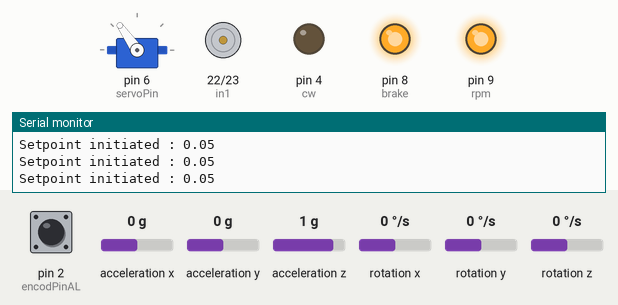
This sketch was run on a simulated Arduino Mega 2560, built with avr-gcc and run on an emulated ATmega2560. On the bench: servo, motor-driver pin pairs drawn as motors (green arrow = first pin HIGH = forward, orange = second pin HIGH = backward, longer = more drive, scaled by the enable pin), output pins drawn as LEDs (lit = HIGH), the last lines printed to the serial monitor. The inputs (shaded band) are chosen by the test bench; at power-on: acceleration y 0 g, acceleration x 0 g, acceleration z 1 g, pin 2 (encodPinAL) HIGH, rotation x 0 °/s, rotation y 0 °/s, rotation z 0 °/s.

Above: at 1.2 s.
1.3 s: acceleration y set to -0.2 g
At 2.6 s:
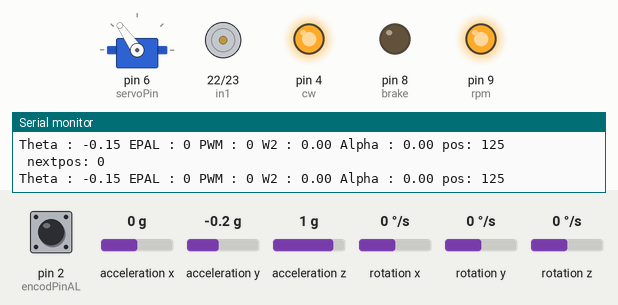
3.6 s: acceleration x set to -0.8 g
At 3.91 s:
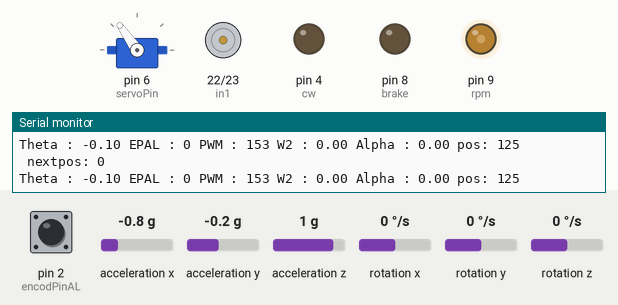
6.6 s: acceleration z set to -0.6 g
At 7.7 s:
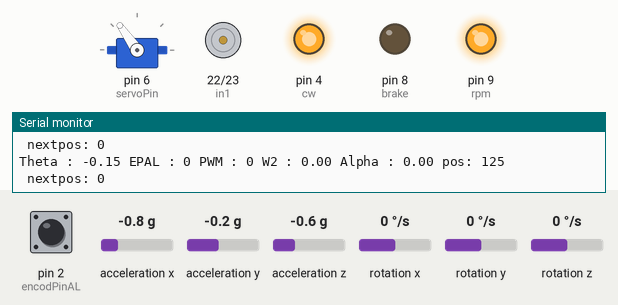
8.2 s: acceleration x set to -1.4 g
At 9.75 s:
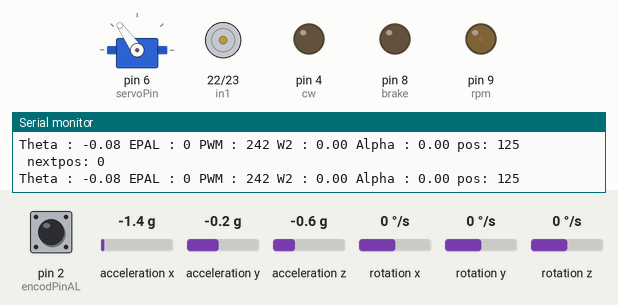
11.2 s: acceleration x set to 0.6 g
At 13.43 s:
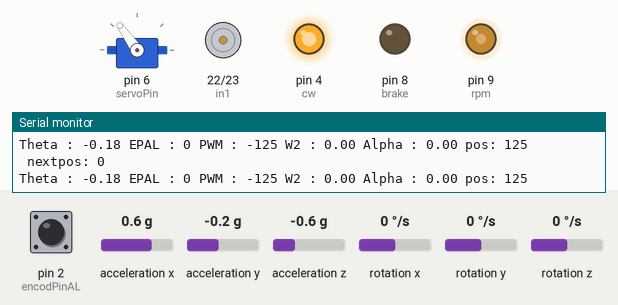
14.2 s: acceleration y set to 0 g
At 14.9 s:
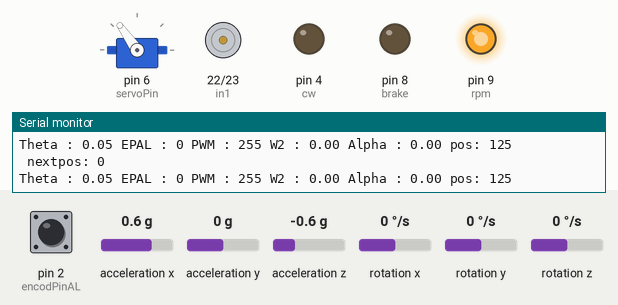
Timing chart, 0 to 18.2 s (numbered marks = the images above; inputs shaded):
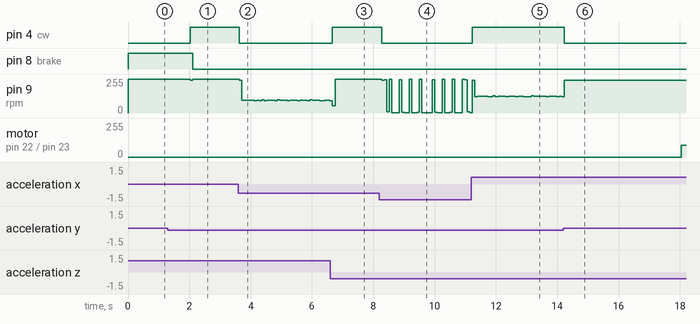

The sketch:

main.ino
```cpp
#include "Wire.h"
#include <MPU6050_light.h>
#include <math.h>
#include <Servo.h>

MPU6050 mpu(Wire);

float x = 0.0; // x is angle of the bot in degrees
float t2_w1 = 0.0;
float t2_w2 = 0.0;
float prev_theta = 0.0;
float prev_alpha = 0.0;
int pwm = 0;
float w2 = 0;
float w1 = 0;
float target_vel = 0.0;
int loop_count = 0;
int lt = -1;
float prev_w2 = 0;
volatile long int random_angle = 0;
int count = 0;
float alpha = 0;

#define brake 8      // brake=0, go=1
#define cw 4         // cw=1, ccw=0
#define rpm 9        //
#define encodPinAL 2 // encoder A pin (INT4)
#define encodPinBL 3 // encoder B pin (INT5)
#define MAX_RPS 314
#define MAX_TORQUE 255

#define enA 7
#define in1 22
#define in2 23

volatile int encoderPosAL = 0;
volatile int prev_encoderPosAL = 0; // left count

float k[4] = {-11.582760, -1.179519, -0.017239, -0.020962}; // negative sign in first two values mean the reaction wheel will move opposite to the direction of fall

// Create a servo object
Servo Servo1;
int pos = 0;
int nextpos = 0;
#define servoPin 6 // Declare the Servo pin

int scount = 0;

/////////////NIDEC Motor//////////////
void nidec_motor_init()
{
    pinMode(brake, OUTPUT);
    pinMode(cw, OUTPUT);
    pinMode(rpm, OUTPUT);

    digitalWrite(brake, HIGH); // go=1
    digitalWrite(cw, LOW);     // direction ccw
    analogWrite(rpm, 255);
}

void nidec_motor_control(int pwm)
{
    if (pwm < 0)
    {
        digitalWrite(cw, HIGH);
        pwm = -pwm;
    }
    else
    {
        digitalWrite(cw, LOW);
    }
    analogWrite(rpm, 255 - pwm);
}

void nidec_motor_brake()
{
    digitalWrite(brake, LOW); // go=1
    analogWrite(rpm, 255);
}
//////////////////////////////////////

/////////////Timer1 ISR for IMU///////
void timer1_init()
{
    cli();         // Clears the global interrupts
    TIMSK1 = 0x01; // timer5 overflow interrupt enable
    TCCR1B = 0x00; // stop
    TCNT1H = 0xA2; // Counter higher 8 bit value
    TCNT1L = 0x3F; // Counter lower 8 bit value
    TCCR1A = 0x00;
    TCCR1C = 0x00;
    TCCR1B = 0x02; // start Timer, prescaler 8
    sei();         // Enables the global interrupts
}

ISR(TIMER1_OVF_vect)
{
    sei();
    TCNT1H = 0xA2; // Counter higher 8 bit value
    TCNT1L = 0x3F; // Counter lower 8 bit value
    mpu.update();
    cli();
    x = mpu.getAngleX();
}
//////////////////////////////////////

///////////Servo Motor//////////////
void servo_init()
{
    Servo1.attach(servoPin);
    pos = 125;
    Servo1.write(pos); //
}
void servo_move(int nextpos)
{
    //  nextpos=nextpos+125;
    if (pos < nextpos)
    {
        for (int i = pos; i <= nextpos; i += 1)
        {
            Servo1.write(i);
            delay(10);
        }
    }
    else if (pos > nextpos)
    {
        for (int i = pos; i >= nextpos; i -= 1)
        {
            Servo1.write(i);
            delay(10);
        }
    }
    else
    {
        pos = nextpos;
    }
    pos = nextpos;
}
////////////////////////////////////

/////////ENCODER////////
void rencoderL()
{
    if (digitalRead(encodPinBL) == HIGH)
    {
        encoderPosAL++;
    }
    else
    {
        encoderPosAL--;
    }
}

void setup()
{
    Serial.begin(9600);
    Wire.begin();

    byte status = mpu.begin();
    // Serial.print(F("MPU6050 status: "));
    // Serial.println(status);
    while (status != 0)
    {
    } // stop everything if could not connect to MPU6050
    // Serial.println("MPU begin done!\n");
    dc_motor_init();
    Serial.println("DC motor begin done!\n");
    nidec_motor_init();
    // Serial.println("NIDEC initialized\n");
    timer1_init();
    servo_init();
    Serial.println("Servo initialized\n");
    pinMode(encodPinAL, INPUT);
    pinMode(encodPinBL, INPUT);
    digitalWrite(encodPinAL, HIGH);                               // turn on pullup resistor
    digitalWrite(encodPinBL, HIGH);                               // turn on pullup resistor
    attachInterrupt(digitalPinToInterrupt(2), rencoderL, RISING); // 18 as int
}

int Tuning()
{
    if (!Serial.available())
        return 0;
    delay(2);
    int param = Serial.parseInt(); // get parameter byte
    if (!Serial.available())
        return 0;
    char cmd = Serial.read();
    if (!Serial.available())
        return 0;
    int val = Serial.parseInt();
    Serial.println("Tuning");
    Serial.println(param);
    switch (param)
    {
    case 1:
        if (cmd == '+')
            k[0] += val;
        if (cmd == '-')
            k[0] -= val;
        if (cmd == '=')
            k[0] = val * 0.1;

        printValues();
        Serial.println("1");
        break;
    case 2:
        if (cmd == '+')
            k[1] += val;
        if (cmd == '-')
            k[1] -= val;
        if (cmd == '=')
            k[1] = val * 0.1;
        printValues();
        break;
    case 3:
        if (cmd == '+')
            k[2] += val;
        if (cmd == '-')
            k[2] -= val;
        if (cmd == '=')
            k[2] = val * 0.01;
        printValues();
        break;
    case 4:
        if (cmd == '+')
            k[3] += val;
        if (cmd == '-')
            k[3] -= val;
        if (cmd == '=')
            k[3] = val * 0.01;
        printValues();
        break;
    case 5:
        printValues();
        break;
    }
}

void dc_motor_init()
{
    pinMode(enA, OUTPUT);
    pinMode(in1, OUTPUT);
    pinMode(in2, OUTPUT);

    // Turn off motors - Initial state
    digitalWrite(in1, LOW);
    digitalWrite(in2, LOW);
}
void dc_motor_forward(int enablePWM)
{
    // Serial.println(run_rear_motor);
    analogWrite(enA, enablePWM);
    digitalWrite(in1, LOW);
    digitalWrite(in2, HIGH);
}
void dc_motor_backward(int enablePWM)
{
    analogWrite(enA, enablePWM);
    digitalWrite(in1, HIGH);
    digitalWrite(in2, LOW);
}
void printValues()
{
    Serial.print("K1: ");
    Serial.print(k[0]);
    Serial.print(" K2: ");
    Serial.print(k[1]);
    Serial.print(" K3: ");
    Serial.print(k[2]);
    Serial.print(" K4: ");
    Serial.println(k[3]);
}
float z = 0;

void loop()
{
    if (millis() < 2000)
    {
        z = (x * M_PI / 180) + 0.05;
        Serial.print("Setpoint initiated : ");
        Serial.println(z);
    }
    else if (loop_count++ > lt)
    {
        if (millis() > 18000)
        {
            Serial.println("DC Motor on");
            dc_motor_backward(90);
        }

        Tuning(); // start tuning of bot
        float y_setpoint[4] = {z, 0, 0, 0};

        float torque = 0;
        float theta = (x * M_PI / 180) + 0.05; // we add 0.05 to equalize angles at both falls i.e. to have same angle in terms of magnitude at extreme ends
        float t1_w1 = (millis()) * 0.001;
        float dt_1 = t1_w1 - t2_w1;
        t2_w1 = t1_w1;

        if (dt_1 != 0)
        {
            w1 = (theta - prev_theta) / dt_1;
        }
        else
        {
            Serial.println("Error in calculating dt_1");
        }

        alpha = (int((alpha + encoderPosAL * 0.06411413579) * 100) % 314) / 100.0;

        float t1_w2 = (millis()) * 0.001;
        float dt_2 = t1_w2 - t2_w2;
        t2_w2 = t1_w2;

        if (dt_2 != 0)
        {
            w2 = (encoderPosAL * 0.06411413579) / dt_2;
        }
        else
        {
            Serial.println("Error in calculating dt_2");
        }

        encoderPosAL = 0;

        float y[4] = {theta, w1, alpha, w2};

        if (theta < 0.5 and theta > -0.5)
        {
            for (int i = 0; i < 4; i++)
            {
                torque = torque - k[i] * (y[i] - y_setpoint[i]);
            }
            target_vel = int(max(min(w2 + torque * dt_1 / 0.0002125, MAX_RPS), -MAX_RPS));
            pwm = 255 * target_vel / MAX_RPS;
        }
        else
        {
            pwm = -theta * 1593.75;
        }

        if (pwm > 0 or pwm < 0)
        {
            nidec_motor_control(pwm * 1.05);
        }
        else
        {
            nidec_motor_brake();
        }

        prev_theta = theta;

        // servo_move(120);

        Serial.print("Theta : ");
        Serial.print(theta);
        Serial.print(" EPAL : ");
        Serial.print(encoderPosAL);
        Serial.print(" PWM : ");
        Serial.print(pwm);
        Serial.print(" W2 : ");
        Serial.print(w2);
        Serial.print(" Alpha : ");
        Serial.print(alpha);
        Serial.print(" pos: ");
        Serial.println(pos);
        Serial.print(" nextpos: ");
        Serial.println(nextpos);

        loop_count = 0;
    }
    random_angle = encoderPosAL;
}
```

Measured:
- the behaviour switches between 0 and -0.1 g on acceleration y (found by bisection; images 0 and 1)
- after the input at 1.3 s, pin 4 (cw): LOW → HIGH after 0.72 s
- after the input at 3.6 s, pin 4 (cw): HIGH → LOW at once
- after the input at 6.6 s, pin 4 (cw): LOW → HIGH after 0.07 s
- after the input at 8.2 s, pin 4 (cw): HIGH → LOW after 0.07 s
- after the input at 11.2 s, pin 4 (cw): LOW → HIGH at once
- after the input at 14.2 s, pin 4 (cw): HIGH → LOW at once
